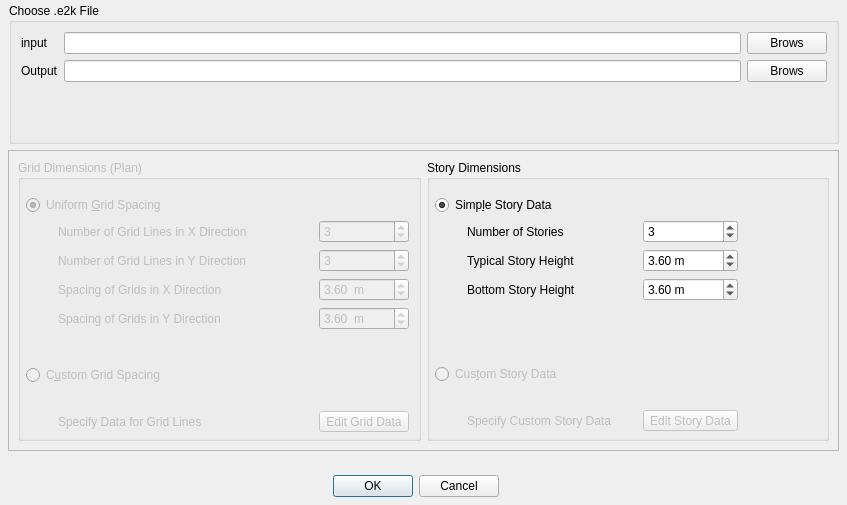
<?xml version="1.0" encoding="UTF-8"?>
<ui version="4.0">
 <class>ExportEtabs</class>
 <widget class="QDialog" name="ExportEtabs">
  <property name="geometry">
   <rect>
    <x>0</x>
    <y>0</y>
    <width>847</width>
    <height>505</height>
   </rect>
  </property>
  <property name="sizePolicy">
   <sizepolicy hsizetype="Fixed" vsizetype="Fixed">
    <horstretch>0</horstretch>
    <verstretch>0</verstretch>
   </sizepolicy>
  </property>
  <property name="font">
   <font>
    <family>Arial</family>
    <pointsize>9</pointsize>
    <weight>50</weight>
    <bold>false</bold>
   </font>
  </property>
  <property name="windowTitle">
   <string>Export to ETABS</string>
  </property>
  <widget class="QGroupBox" name="groupBox_2">
   <property name="geometry">
    <rect>
     <x>9</x>
     <y>3</y>
     <width>830</width>
     <height>141</height>
    </rect>
   </property>
   <property name="title">
    <string>Choose .e2k File</string>
   </property>
   <layout class="QHBoxLayout" name="horizontalLayout">
    <item>
     <layout class="QGridLayout" name="gridLayout_4">
      <item row="1" column="2">
       <widget class="QPushButton" name="output_button">
        <property name="text">
         <string>Brows</string>
        </property>
        <property name="iconSize">
         <size>
          <width>256</width>
          <height>256</height>
         </size>
        </property>
       </widget>
      </item>
      <item row="1" column="0">
       <widget class="QLabel" name="label_2">
        <property name="text">
         <string>Output</string>
        </property>
       </widget>
      </item>
      <item row="0" column="2">
       <widget class="QPushButton" name="input_button">
        <property name="text">
         <string>Brows</string>
        </property>
        <property name="iconSize">
         <size>
          <width>256</width>
          <height>256</height>
         </size>
        </property>
       </widget>
      </item>
      <item row="0" column="1">
       <widget class="QLineEdit" name="input_path_line"/>
      </item>
      <item row="1" column="1">
       <widget class="QLineEdit" name="output_path_line"/>
      </item>
      <item row="0" column="0">
       <widget class="QLabel" name="label">
        <property name="text">
         <string>input</string>
        </property>
       </widget>
      </item>
      <item row="2" column="1">
       <spacer name="verticalSpacer">
        <property name="orientation">
         <enum>Qt::Vertical</enum>
        </property>
        <property name="sizeHint" stdset="0">
         <size>
          <width>20</width>
          <height>40</height>
         </size>
        </property>
       </spacer>
      </item>
     </layout>
    </item>
   </layout>
  </widget>
  <widget class="QLabel" name="label_3">
   <property name="geometry">
    <rect>
     <x>40</x>
     <y>290</y>
     <width>59</width>
     <height>18</height>
    </rect>
   </property>
   <property name="text">
    <string/>
   </property>
  </widget>
  <widget class="QFrame" name="frame">
   <property name="geometry">
    <rect>
     <x>8</x>
     <y>150</y>
     <width>831</width>
     <height>301</height>
    </rect>
   </property>
   <property name="frameShape">
    <enum>QFrame::StyledPanel</enum>
   </property>
   <property name="frameShadow">
    <enum>QFrame::Raised</enum>
   </property>
   <layout class="QGridLayout" name="gridLayout_3">
    <item row="0" column="0">
     <widget class="QGroupBox" name="groupBox_4">
      <property name="enabled">
       <bool>false</bool>
      </property>
      <property name="title">
       <string>Grid Dimensions (Plan)</string>
      </property>
      <widget class="QRadioButton" name="radioButton_5">
       <property name="geometry">
        <rect>
         <x>8</x>
         <y>34</y>
         <width>151</width>
         <height>22</height>
        </rect>
       </property>
       <property name="text">
        <string>Uniform &amp;Grid Spacing</string>
       </property>
       <property name="checked">
        <bool>true</bool>
       </property>
      </widget>
      <widget class="QRadioButton" name="radioButton_6">
       <property name="geometry">
        <rect>
         <x>8</x>
         <y>204</y>
         <width>143</width>
         <height>22</height>
        </rect>
       </property>
       <property name="text">
        <string>C&amp;ustom Grid Spacing</string>
       </property>
      </widget>
      <widget class="QLabel" name="label_13">
       <property name="geometry">
        <rect>
         <x>256</x>
         <y>194</y>
         <width>16</width>
         <height>18</height>
        </rect>
       </property>
       <property name="text">
        <string/>
       </property>
      </widget>
      <widget class="QWidget" name="layoutWidget">
       <property name="geometry">
        <rect>
         <x>40</x>
         <y>60</y>
         <width>351</width>
         <height>212</height>
        </rect>
       </property>
       <layout class="QGridLayout" name="gridLayout_2">
        <item row="3" column="0">
         <widget class="QLabel" name="label_17">
          <property name="text">
           <string>Spacing of Grids in X Direction</string>
          </property>
         </widget>
        </item>
        <item row="6" column="0">
         <widget class="QLabel" name="label_18">
          <property name="text">
           <string/>
          </property>
         </widget>
        </item>
        <item row="4" column="0">
         <widget class="QLabel" name="label_16">
          <property name="text">
           <string>Spacing of Grids in Y Direction</string>
          </property>
         </widget>
        </item>
        <item row="4" column="1">
         <widget class="QDoubleSpinBox" name="typical_height_spinbox_5">
          <property name="buttonSymbols">
           <enum>QAbstractSpinBox::UpDownArrows</enum>
          </property>
          <property name="suffix">
           <string>  m</string>
          </property>
          <property name="maximum">
           <double>99.000000000000000</double>
          </property>
          <property name="value">
           <double>3.600000000000000</double>
          </property>
         </widget>
        </item>
        <item row="3" column="1">
         <widget class="QDoubleSpinBox" name="typical_height_spinbox_4">
          <property name="buttonSymbols">
           <enum>QAbstractSpinBox::UpDownArrows</enum>
          </property>
          <property name="suffix">
           <string>  m</string>
          </property>
          <property name="maximum">
           <double>99.000000000000000</double>
          </property>
          <property name="value">
           <double>3.600000000000000</double>
          </property>
         </widget>
        </item>
        <item row="0" column="1">
         <widget class="QSpinBox" name="spinBox_3">
          <property name="minimum">
           <number>1</number>
          </property>
          <property name="value">
           <number>3</number>
          </property>
         </widget>
        </item>
        <item row="7" column="0">
         <widget class="QLabel" name="label_15">
          <property name="enabled">
           <bool>false</bool>
          </property>
          <property name="text">
           <string>Specify Data for Grid Lines</string>
          </property>
         </widget>
        </item>
        <item row="1" column="0">
         <widget class="QLabel" name="label_19">
          <property name="text">
           <string>Number of Grid Lines in Y Direction</string>
          </property>
         </widget>
        </item>
        <item row="1" column="1">
         <widget class="QSpinBox" name="spinBox_4">
          <property name="minimum">
           <number>1</number>
          </property>
          <property name="value">
           <number>3</number>
          </property>
         </widget>
        </item>
        <item row="0" column="0">
         <widget class="QLabel" name="label_14">
          <property name="text">
           <string>Number of Grid Lines in X Direction</string>
          </property>
         </widget>
        </item>
        <item row="7" column="1">
         <widget class="QToolButton" name="toolButton_4">
          <property name="enabled">
           <bool>false</bool>
          </property>
          <property name="text">
           <string>Edit Grid Data</string>
          </property>
         </widget>
        </item>
       </layout>
      </widget>
     </widget>
    </item>
    <item row="0" column="1">
     <widget class="QGroupBox" name="groupBox_3">
      <property name="title">
       <string>Story Dimensions</string>
      </property>
      <widget class="QRadioButton" name="simple_story_radiobutton">
       <property name="enabled">
        <bool>true</bool>
       </property>
       <property name="geometry">
        <rect>
         <x>8</x>
         <y>34</y>
         <width>137</width>
         <height>22</height>
        </rect>
       </property>
       <property name="text">
        <string>Simp&amp;le Story Data</string>
       </property>
       <property name="checked">
        <bool>true</bool>
       </property>
      </widget>
      <widget class="QRadioButton" name="custom_story_radiobutton">
       <property name="enabled">
        <bool>false</bool>
       </property>
       <property name="geometry">
        <rect>
         <x>8</x>
         <y>203</y>
         <width>143</width>
         <height>22</height>
        </rect>
       </property>
       <property name="text">
        <string>Cus&amp;tom Story Data</string>
       </property>
      </widget>
      <widget class="QLabel" name="label_12">
       <property name="geometry">
        <rect>
         <x>256</x>
         <y>194</y>
         <width>16</width>
         <height>18</height>
        </rect>
       </property>
       <property name="text">
        <string/>
       </property>
      </widget>
      <widget class="QWidget" name="layoutWidget">
       <property name="geometry">
        <rect>
         <x>40</x>
         <y>60</y>
         <width>271</width>
         <height>211</height>
        </rect>
       </property>
       <layout class="QGridLayout" name="gridLayout">
        <item row="0" column="0">
         <widget class="QLabel" name="label_4">
          <property name="text">
           <string>Number of Stories</string>
          </property>
         </widget>
        </item>
        <item row="5" column="0">
         <widget class="QLabel" name="label_10">
          <property name="enabled">
           <bool>false</bool>
          </property>
          <property name="text">
           <string>Specify Custom Story Data</string>
          </property>
         </widget>
        </item>
        <item row="2" column="0">
         <widget class="QLabel" name="label_6">
          <property name="text">
           <string>Bottom Story Height</string>
          </property>
         </widget>
        </item>
        <item row="1" column="0">
         <widget class="QLabel" name="label_5">
          <property name="text">
           <string>Typical Story Height</string>
          </property>
         </widget>
        </item>
        <item row="1" column="1">
         <widget class="QDoubleSpinBox" name="typical_height_spinbox">
          <property name="toolTip">
           <string>&lt;html&gt;&lt;head/&gt;&lt;body&gt;&lt;p&gt;واحد طول باید بر مبنای واحد فایل ورودی وارد گردد.&lt;/p&gt;&lt;/body&gt;&lt;/html&gt;</string>
          </property>
          <property name="buttonSymbols">
           <enum>QAbstractSpinBox::UpDownArrows</enum>
          </property>
          <property name="suffix">
           <string> m</string>
          </property>
          <property name="maximum">
           <double>20000.000000000000000</double>
          </property>
          <property name="value">
           <double>3.600000000000000</double>
          </property>
         </widget>
        </item>
        <item row="2" column="1">
         <widget class="QDoubleSpinBox" name="buttom_height_spinbox">
          <property name="toolTip">
           <string>&lt;html&gt;&lt;head/&gt;&lt;body&gt;&lt;p&gt;واحد طول باید بر مبنای واحد فایل ورودی وارد گردد.&lt;/p&gt;&lt;/body&gt;&lt;/html&gt;</string>
          </property>
          <property name="buttonSymbols">
           <enum>QAbstractSpinBox::UpDownArrows</enum>
          </property>
          <property name="suffix">
           <string> m</string>
          </property>
          <property name="maximum">
           <double>20000.000000000000000</double>
          </property>
          <property name="value">
           <double>3.600000000000000</double>
          </property>
         </widget>
        </item>
        <item row="4" column="0">
         <widget class="QLabel" name="label_11">
          <property name="text">
           <string/>
          </property>
         </widget>
        </item>
        <item row="0" column="1">
         <widget class="QSpinBox" name="number_of_story_spinox">
          <property name="minimum">
           <number>1</number>
          </property>
          <property name="value">
           <number>3</number>
          </property>
         </widget>
        </item>
        <item row="5" column="1">
         <widget class="QToolButton" name="toolButton_3">
          <property name="enabled">
           <bool>false</bool>
          </property>
          <property name="text">
           <string>Edit Story Data</string>
          </property>
         </widget>
        </item>
        <item row="4" column="1">
         <widget class="QLabel" name="label_20">
          <property name="text">
           <string/>
          </property>
         </widget>
        </item>
       </layout>
      </widget>
     </widget>
    </item>
   </layout>
  </widget>
  <widget class="QDialogButtonBox" name="buttonBox">
   <property name="geometry">
    <rect>
     <x>8</x>
     <y>470</y>
     <width>815</width>
     <height>32</height>
    </rect>
   </property>
   <property name="standardButtons">
    <set>QDialogButtonBox::Cancel|QDialogButtonBox::Ok</set>
   </property>
   <property name="centerButtons">
    <bool>true</bool>
   </property>
  </widget>
 </widget>
 <tabstops>
  <tabstop>input_button</tabstop>
  <tabstop>output_button</tabstop>
  <tabstop>number_of_story_spinox</tabstop>
  <tabstop>typical_height_spinbox</tabstop>
  <tabstop>buttom_height_spinbox</tabstop>
  <tabstop>input_path_line</tabstop>
  <tabstop>output_path_line</tabstop>
  <tabstop>spinBox_4</tabstop>
  <tabstop>toolButton_4</tabstop>
  <tabstop>custom_story_radiobutton</tabstop>
  <tabstop>typical_height_spinbox_5</tabstop>
  <tabstop>simple_story_radiobutton</tabstop>
  <tabstop>toolButton_3</tabstop>
  <tabstop>radioButton_6</tabstop>
  <tabstop>radioButton_5</tabstop>
  <tabstop>typical_height_spinbox_4</tabstop>
  <tabstop>spinBox_3</tabstop>
 </tabstops>
 <resources/>
 <connections>
  <connection>
   <sender>custom_story_radiobutton</sender>
   <signal>toggled(bool)</signal>
   <receiver>toolButton_3</receiver>
   <slot>setEnabled(bool)</slot>
   <hints>
    <hint type="sourcelabel">
     <x>599</x>
     <y>591</y>
    </hint>
    <hint type="destinationlabel">
     <x>758</x>
     <y>657</y>
    </hint>
   </hints>
  </connection>
  <connection>
   <sender>simple_story_radiobutton</sender>
   <signal>toggled(bool)</signal>
   <receiver>number_of_story_spinox</receiver>
   <slot>setEnabled(bool)</slot>
   <hints>
    <hint type="sourcelabel">
     <x>593</x>
     <y>422</y>
    </hint>
    <hint type="destinationlabel">
     <x>758</x>
     <y>449</y>
    </hint>
   </hints>
  </connection>
  <connection>
   <sender>simple_story_radiobutton</sender>
   <signal>toggled(bool)</signal>
   <receiver>typical_height_spinbox</receiver>
   <slot>setEnabled(bool)</slot>
   <hints>
    <hint type="sourcelabel">
     <x>593</x>
     <y>422</y>
    </hint>
    <hint type="destinationlabel">
     <x>758</x>
     <y>483</y>
    </hint>
   </hints>
  </connection>
  <connection>
   <sender>simple_story_radiobutton</sender>
   <signal>toggled(bool)</signal>
   <receiver>buttom_height_spinbox</receiver>
   <slot>setEnabled(bool)</slot>
   <hints>
    <hint type="sourcelabel">
     <x>593</x>
     <y>422</y>
    </hint>
    <hint type="destinationlabel">
     <x>758</x>
     <y>517</y>
    </hint>
   </hints>
  </connection>
  <connection>
   <sender>radioButton_6</sender>
   <signal>toggled(bool)</signal>
   <receiver>toolButton_4</receiver>
   <slot>setEnabled(bool)</slot>
   <hints>
    <hint type="sourcelabel">
     <x>81</x>
     <y>592</y>
    </hint>
    <hint type="destinationlabel">
     <x>427</x>
     <y>658</y>
    </hint>
   </hints>
  </connection>
  <connection>
   <sender>radioButton_5</sender>
   <signal>toggled(bool)</signal>
   <receiver>spinBox_3</receiver>
   <slot>setEnabled(bool)</slot>
   <hints>
    <hint type="sourcelabel">
     <x>84</x>
     <y>422</y>
    </hint>
    <hint type="destinationlabel">
     <x>427</x>
     <y>449</y>
    </hint>
   </hints>
  </connection>
  <connection>
   <sender>radioButton_5</sender>
   <signal>toggled(bool)</signal>
   <receiver>spinBox_4</receiver>
   <slot>setEnabled(bool)</slot>
   <hints>
    <hint type="sourcelabel">
     <x>160</x>
     <y>422</y>
    </hint>
    <hint type="destinationlabel">
     <x>427</x>
     <y>483</y>
    </hint>
   </hints>
  </connection>
  <connection>
   <sender>radioButton_5</sender>
   <signal>toggled(bool)</signal>
   <receiver>typical_height_spinbox_4</receiver>
   <slot>setEnabled(bool)</slot>
   <hints>
    <hint type="sourcelabel">
     <x>137</x>
     <y>422</y>
    </hint>
    <hint type="destinationlabel">
     <x>427</x>
     <y>517</y>
    </hint>
   </hints>
  </connection>
  <connection>
   <sender>radioButton_5</sender>
   <signal>toggled(bool)</signal>
   <receiver>typical_height_spinbox_5</receiver>
   <slot>setEnabled(bool)</slot>
   <hints>
    <hint type="sourcelabel">
     <x>103</x>
     <y>422</y>
    </hint>
    <hint type="destinationlabel">
     <x>427</x>
     <y>551</y>
    </hint>
   </hints>
  </connection>
  <connection>
   <sender>radioButton_5</sender>
   <signal>toggled(bool)</signal>
   <receiver>label_14</receiver>
   <slot>setEnabled(bool)</slot>
   <hints>
    <hint type="sourcelabel">
     <x>92</x>
     <y>432</y>
    </hint>
    <hint type="destinationlabel">
     <x>105</x>
     <y>461</y>
    </hint>
   </hints>
  </connection>
  <connection>
   <sender>radioButton_5</sender>
   <signal>toggled(bool)</signal>
   <receiver>label_19</receiver>
   <slot>setEnabled(bool)</slot>
   <hints>
    <hint type="sourcelabel">
     <x>172</x>
     <y>435</y>
    </hint>
    <hint type="destinationlabel">
     <x>163</x>
     <y>500</y>
    </hint>
   </hints>
  </connection>
  <connection>
   <sender>radioButton_5</sender>
   <signal>toggled(bool)</signal>
   <receiver>label_17</receiver>
   <slot>setEnabled(bool)</slot>
   <hints>
    <hint type="sourcelabel">
     <x>84</x>
     <y>431</y>
    </hint>
    <hint type="destinationlabel">
     <x>134</x>
     <y>537</y>
    </hint>
   </hints>
  </connection>
  <connection>
   <sender>radioButton_5</sender>
   <signal>toggled(bool)</signal>
   <receiver>label_16</receiver>
   <slot>setEnabled(bool)</slot>
   <hints>
    <hint type="sourcelabel">
     <x>70</x>
     <y>434</y>
    </hint>
    <hint type="destinationlabel">
     <x>87</x>
     <y>567</y>
    </hint>
   </hints>
  </connection>
  <connection>
   <sender>radioButton_6</sender>
   <signal>toggled(bool)</signal>
   <receiver>label_15</receiver>
   <slot>setEnabled(bool)</slot>
   <hints>
    <hint type="sourcelabel">
     <x>72</x>
     <y>604</y>
    </hint>
    <hint type="destinationlabel">
     <x>90</x>
     <y>640</y>
    </hint>
   </hints>
  </connection>
  <connection>
   <sender>custom_story_radiobutton</sender>
   <signal>toggled(bool)</signal>
   <receiver>label_10</receiver>
   <slot>setEnabled(bool)</slot>
   <hints>
    <hint type="sourcelabel">
     <x>485</x>
     <y>607</y>
    </hint>
    <hint type="destinationlabel">
     <x>507</x>
     <y>639</y>
    </hint>
   </hints>
  </connection>
  <connection>
   <sender>simple_story_radiobutton</sender>
   <signal>toggled(bool)</signal>
   <receiver>label_4</receiver>
   <slot>setEnabled(bool)</slot>
   <hints>
    <hint type="sourcelabel">
     <x>501</x>
     <y>434</y>
    </hint>
    <hint type="destinationlabel">
     <x>512</x>
     <y>459</y>
    </hint>
   </hints>
  </connection>
  <connection>
   <sender>simple_story_radiobutton</sender>
   <signal>toggled(bool)</signal>
   <receiver>label_5</receiver>
   <slot>setEnabled(bool)</slot>
   <hints>
    <hint type="sourcelabel">
     <x>482</x>
     <y>435</y>
    </hint>
    <hint type="destinationlabel">
     <x>493</x>
     <y>491</y>
    </hint>
   </hints>
  </connection>
  <connection>
   <sender>simple_story_radiobutton</sender>
   <signal>toggled(bool)</signal>
   <receiver>label_6</receiver>
   <slot>setEnabled(bool)</slot>
   <hints>
    <hint type="sourcelabel">
     <x>470</x>
     <y>434</y>
    </hint>
    <hint type="destinationlabel">
     <x>553</x>
     <y>530</y>
    </hint>
   </hints>
  </connection>
  <connection>
   <sender>buttonBox</sender>
   <signal>accepted()</signal>
   <receiver>ExportEtabs</receiver>
   <slot>accept()</slot>
   <hints>
    <hint type="sourcelabel">
     <x>388</x>
     <y>775</y>
    </hint>
    <hint type="destinationlabel">
     <x>286</x>
     <y>811</y>
    </hint>
   </hints>
  </connection>
  <connection>
   <sender>buttonBox</sender>
   <signal>rejected()</signal>
   <receiver>ExportEtabs</receiver>
   <slot>reject()</slot>
   <hints>
    <hint type="sourcelabel">
     <x>485</x>
     <y>772</y>
    </hint>
    <hint type="destinationlabel">
     <x>624</x>
     <y>807</y>
    </hint>
   </hints>
  </connection>
 </connections>
</ui>
